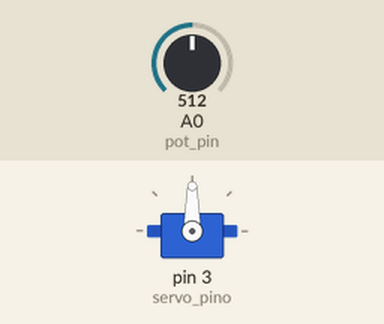
The sketch below on a simulated Arduino Uno, built with avr-gcc and run on an emulated ATmega328P. Parts: servo. The inputs (shaded band) are chosen by the test bench; at power-on: A0 (pot_pin) = 512. What the sketch prints to the serial monitor is not drawn.

Above: at 1.2 s.
1.3 s: A0 (pot_pin) set to 716
At 2.1 s:
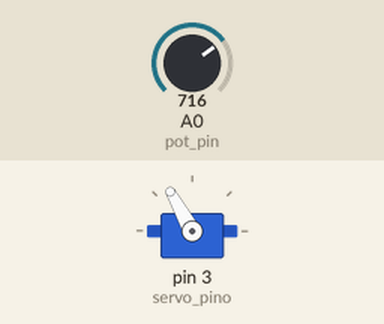
2.8 s: A0 (pot_pin) set to 900
At 3.4 s:
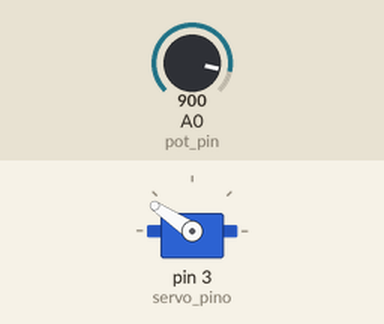
4.3 s: A0 (pot_pin) set to 1023
At 5.5 s:
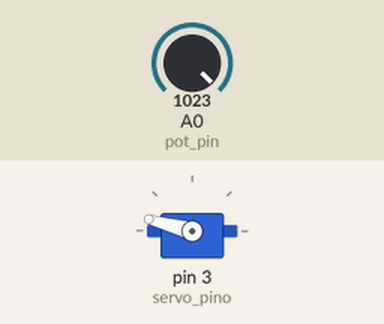
5.8 s: A0 (pot_pin) set to 306
At 6.8 s:
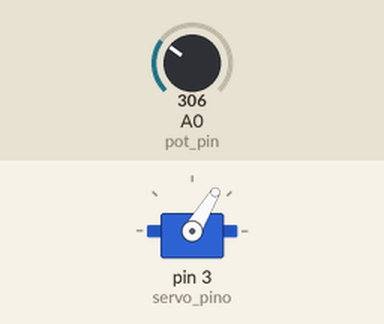
7.3 s: A0 (pot_pin) set to 122
At 7.9 s:
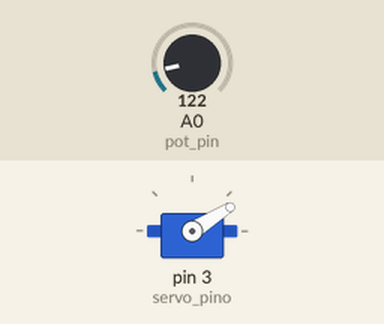
8.8 s: A0 (pot_pin) set to 0
At 10.1 s:
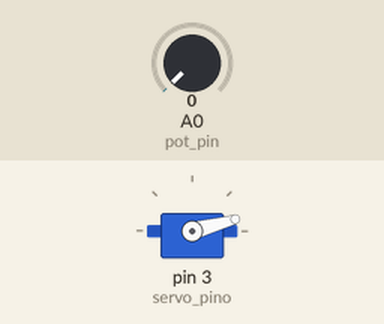
Timing chart, 0 to 11.3 s (numbered marks = the images above; inputs shaded):
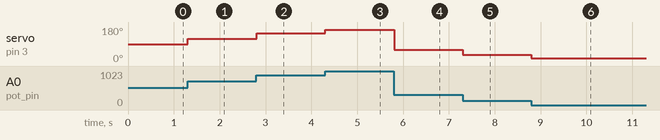

Measured:
- after the input at 1.3 s, servo on pin 3 (servo_pino): 90° → 119° at once
- after the input at 2.8 s, servo on pin 3 (servo_pino): 119° → 146° at once
- after the input at 4.3 s, servo on pin 3 (servo_pino): 146° → 165° at once
- after the input at 5.8 s, servo on pin 3 (servo_pino): 165° → 59° at once
- after the input at 7.3 s, servo on pin 3 (servo_pino): 59° → 32° at once
- after the input at 8.8 s, servo on pin 3 (servo_pino): 32° → 15° at once

The sketch:

alg_a.ino
```cpp
#include <Servo.h>
//Declarando variaveis:
#define servo_pino 3
#define pot_pin A0
int valor_potenciometro;

Servo servo_motor; //Criando Objeto Servo

void setup(){
  Serial.begin(9600); //Iniciando a comunicação serial

  servo_motor.attach(servo_pino); //Inicializando controle Servo
} //Fim SETUP

void loop(){
  valor_potenciometro = analogRead(pot_pin);

  int posicao = map(valor_potenciometro, 0, 1023, 15, 165); //Mapeia a posição apartir da entrada do potenciometro
  servo_motor.write(posicao);

  Serial.println(posicao); //Exibe a posição na serial

} //Fim VOID
```
